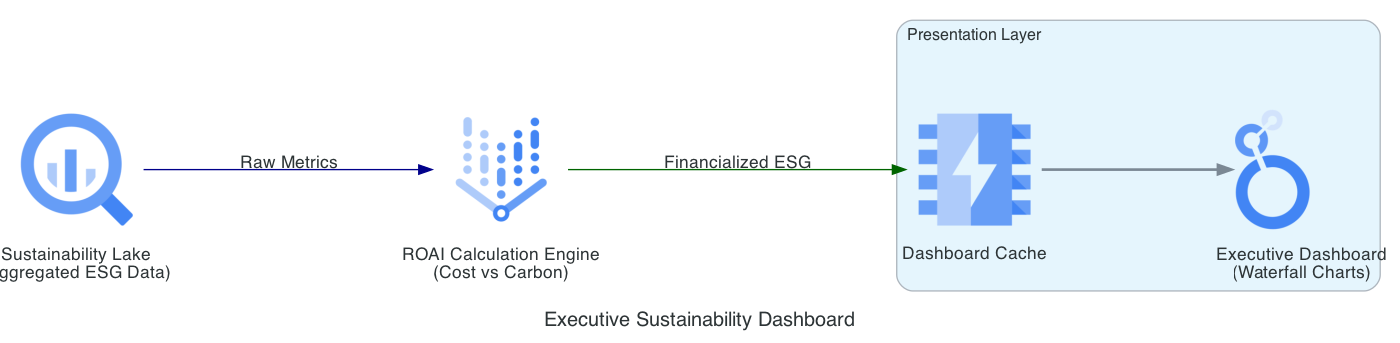

Reproduce this figure in Python.
from diagrams import Diagram, Cluster, Edge
from diagrams.gcp.analytics import BigQuery, Looker
from diagrams.gcp.ml import VertexAI
from diagrams.gcp.database import Memorystore

graph_attr = {
    "pad": "0.1",
    "nodesep": "1.5",
    "ranksep": "2.0",
    "bgcolor": "transparent"
}

with Diagram("Executive Sustainability Dashboard", show=False, filename="executive_dashboard_arch", direction="LR", graph_attr=graph_attr):
    
    lake = BigQuery("Sustainability Lake\n(Aggregated ESG Data)")
    roai_engine = VertexAI("ROAI Calculation Engine\n(Cost vs Carbon)")

    with Cluster("Presentation Layer"):
        api_cache = Memorystore("Dashboard Cache")
        exec_ui = Looker("Executive Dashboard\n(Waterfall Charts)")

    # Data to Insight Flow
    lake >> Edge(label="Raw Metrics", color="darkblue") >> roai_engine
    roai_engine >> Edge(label="Financialized ESG", color="darkgreen") >> api_cache
    api_cache >> Edge(style="bold") >> exec_ui
